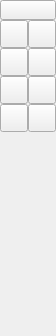
<ui version="4.0" >
 <class>QG_CadToolBarPolylines</class>
 <widget class="QWidget" name="QG_CadToolBarPolylines" >
  <property name="geometry" >
   <rect>
    <x>0</x>
    <y>0</y>
    <width>56</width>
    <height>336</height>
   </rect>
  </property>
  <property name="sizePolicy" >
   <sizepolicy vsizetype="Minimum" hsizetype="Fixed" >
    <horstretch>0</horstretch>
    <verstretch>0</verstretch>
   </sizepolicy>
  </property>
  <property name="minimumSize" >
   <size>
    <width>56</width>
    <height>336</height>
   </size>
  </property>
  <property name="windowTitle" >
   <string>Polylines</string>
  </property>
  <widget class="QToolButton" name="bBack" >
   <property name="geometry" >
    <rect>
     <x>0</x>
     <y>0</y>
     <width>56</width>
     <height>20</height>
    </rect>
   </property>
  </widget>
  <widget class="QToolButton" name="bPolyline" >
   <property name="geometry" >
    <rect>
     <x>0</x>
     <y>20</y>
     <width>28</width>
     <height>28</height>
    </rect>
   </property>
   <property name="iconSize" >
    <size>
     <width>18</width>
     <height>18</height>
    </size>
   </property>
  </widget>
  <widget class="QToolButton" name="bPolylineAdd" >
   <property name="geometry" >
    <rect>
     <x>0</x>
     <y>48</y>
     <width>28</width>
     <height>28</height>
    </rect>
   </property>
   <property name="iconSize" >
    <size>
     <width>18</width>
     <height>18</height>
    </size>
   </property>
  </widget>
  <widget class="QToolButton" name="bPolylineAppend" >
   <property name="geometry" >
    <rect>
     <x>28</x>
     <y>48</y>
     <width>28</width>
     <height>28</height>
    </rect>
   </property>
   <property name="iconSize" >
    <size>
     <width>18</width>
     <height>18</height>
    </size>
   </property>
  </widget>
  <widget class="QToolButton" name="bPolylineDel" >
   <property name="geometry" >
    <rect>
     <x>0</x>
     <y>76</y>
     <width>28</width>
     <height>28</height>
    </rect>
   </property>
   <property name="iconSize" >
    <size>
     <width>18</width>
     <height>18</height>
    </size>
   </property>
  </widget>
  <widget class="QToolButton" name="bPolylineDelBetween" >
   <property name="geometry" >
    <rect>
     <x>28</x>
     <y>76</y>
     <width>28</width>
     <height>28</height>
    </rect>
   </property>
   <property name="iconSize" >
    <size>
     <width>18</width>
     <height>18</height>
    </size>
   </property>
  </widget>
  <widget class="QToolButton" name="bPolylineTrim" >
   <property name="geometry" >
    <rect>
     <x>0</x>
     <y>104</y>
     <width>28</width>
     <height>28</height>
    </rect>
   </property>
   <property name="iconSize" >
    <size>
     <width>18</width>
     <height>18</height>
    </size>
   </property>
  </widget>
  <widget class="QToolButton" name="bPolylineEquidistant" >
   <property name="geometry" >
    <rect>
     <x>28</x>
     <y>104</y>
     <width>28</width>
     <height>28</height>
    </rect>
   </property>
   <property name="iconSize" >
    <size>
     <width>18</width>
     <height>18</height>
    </size>
   </property>
  </widget>
  <widget class="QToolButton" name="bPolylineFromSegments" >
   <property name="geometry" >
    <rect>
     <x>28</x>
     <y>20</y>
     <width>28</width>
     <height>28</height>
    </rect>
   </property>
   <property name="iconSize" >
    <size>
     <width>18</width>
     <height>18</height>
    </size>
   </property>
  </widget>
 </widget>
 <layoutdefault spacing="6" margin="11" />
 <resources>
  <include location="../../qcadguiqt.qrc" />
 </resources>
 <connections/>
</ui>
